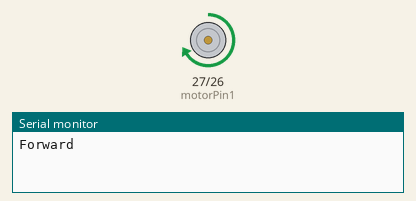
Recording of a sketch running on a simulated ESP32. Shown: motor-driver pin pairs drawn as motors (green arrow = first pin HIGH = forward, orange = second pin HIGH = backward, longer = more drive, scaled by the enable pin), the last lines printed to the serial monitor.

Above: at 2.5 s.
At 7.5 s:
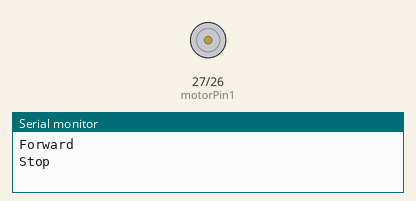
At 15.5 s:
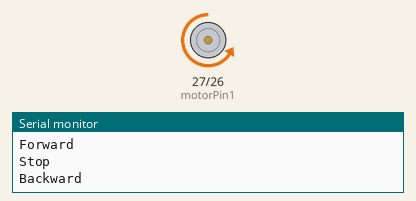
Timing chart, 0 to 27.3 s (numbered marks = the images above):
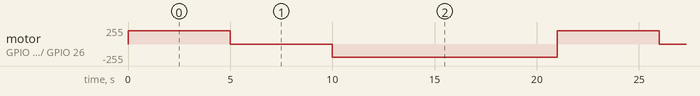

Measured:
- by itself, motor on GPIO 27 (motorPin1) / GPIO 26 (motorPin2): repeats every 21.0 s: stopped 5.0 s, backward 199/255 11.0 s, forward 199/255 5.0 s

The sketch:

Code.ino
```cpp
int motorPin1 = 27;
int motorPin2 = 26;
int enablePin = 14;

const int freq = 30000;
const int pwmChannel = 0;
const int resolution = 8;
int dutyCycle = 200;

void setup() {
  pinMode(motorPin1, OUTPUT);
  pinMode(motorPin2, OUTPUT);
  pinMode(enablePin, OUTPUT);

  ledcSetup(pwmChannel, freq, resolution);

  ledcAttachPin(enablePin, pwmChannel);

  Serial.begin(115200);
}

void loop() {
  ledcWrite(pwmChannel, dutyCycle);
  digitalWrite(motorPin1, HIGH);
  digitalWrite(motorPin2, LOW);
  Serial.println("Forward");
  delay(5000);

  digitalWrite(motorPin1, LOW);
  digitalWrite(motorPin2, LOW);
  Serial.println("Stop");
  delay(5000);

  digitalWrite(motorPin1, LOW);
  digitalWrite(motorPin2, HIGH);
  Serial.println("Backward");
  delay(5000);
   while (dutyCycle <= 255){
    dutyCycle = dutyCycle + 5;
    delay(500);
  }
  dutyCycle = 200;
}
```
